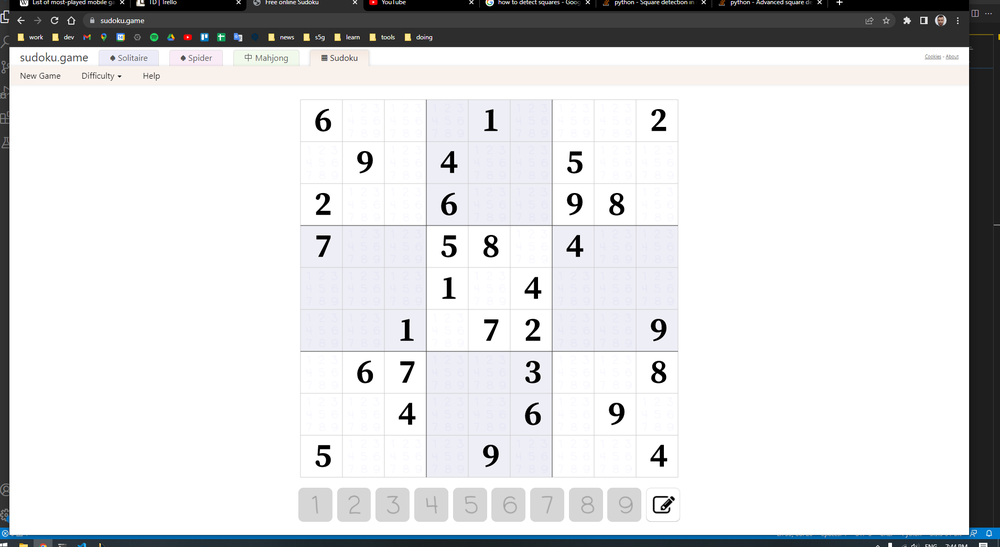
#> input picture datasets/sudoku/sudoku-screen.png, 1000 x 547 px, shrunk from 1907 x 1043 before the run
$ python detect-squares.py   (older library calls are emulated)
#> lines starting #> are read from the running program, lines starting #| are printed output that depends on the picture; after the words box and inside, x2 and y2 are one past the last pixel; in counts of white or black regions, pixels touching at a corner belong together
import cv2
import numpy as np
import logging


# https://opencv24-python-tutorials.readthedocs.io/en/latest/py_tutorials/py_imgproc/py_thresholding/py_thresholding.html
# https://opencv24-python-tutorials.readthedocs.io/en/latest/py_tutorials/py_imgproc/py_filtering/py_filtering.html
# https://maker.pro/raspberry-pi/tutorial/grid-detection-with-opencv-on-raspberry-pi
# https://opencv24-python-tutorials.readthedocs.io/en/latest/py_tutorials/py_imgproc/py_contours/py_contours_begin/py_contours_begin.html
# https://stackoverflow.com/questions/14997733/advanced-square-detection-with-connected-region


data = [
    'datasets/sudoku/sudoku-screen.png',
    'datasets/sudoku/sudoku-screen-2.png',
    'datasets/sudoku/sudoku-screen-3.png',
    'datasets/sudoku/sudoku-screen-4.jpg'
]

img =  cv2.imread(data[0])
#> img is the input picture: shape (547, 1000, 3); mean B, G, R 220.1, 218.7, 218.1
gray = cv2.cvtColor(img, cv2.COLOR_BGR2GRAY) # gray filter
blur = cv2.bilateralFilter(gray, 3, 75, 75) # use bilateral filter in order not to blur edges

# denoise
kernel = np.ones((3,3), np.uint8)
blur = cv2.morphologyEx(blur, cv2.MORPH_OPEN, kernel)

# Filter
th1 = cv2.adaptiveThreshold(blur, 255, cv2.ADAPTIVE_THRESH_MEAN_C, cv2.THRESH_BINARY,11,2)
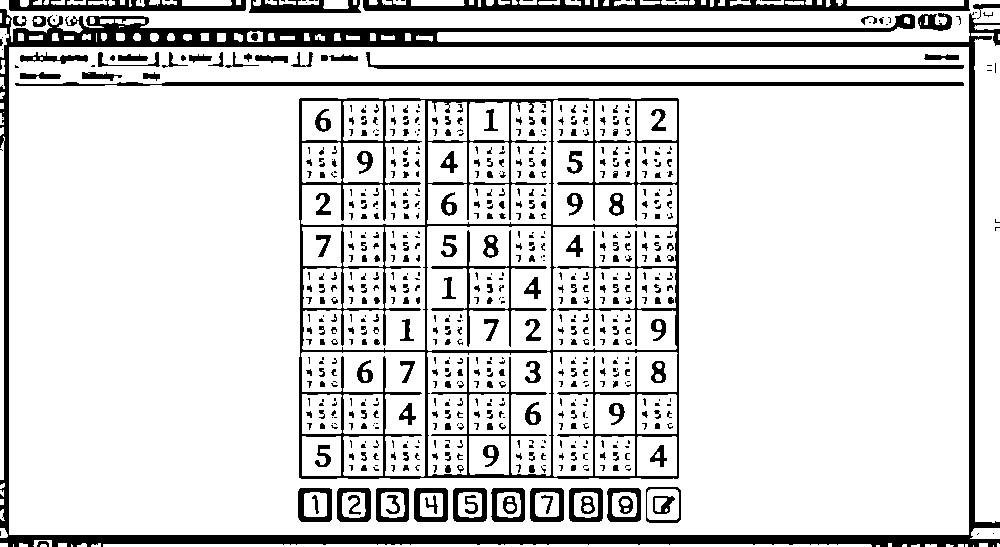
#> th1: shape (547, 1000); 85% white; 717 black regions (431 under 20 px), largest, box (x1, y1, x2, y2) and area: (0, 9, 1000, 547) 27246, (299, 98, 679, 479) 16621, (363, 0, 970, 11) 4181
th2 = cv2.adaptiveThreshold(blur, 255, cv2.ADAPTIVE_THRESH_GAUSSIAN_C, cv2.THRESH_BINARY,11,2)
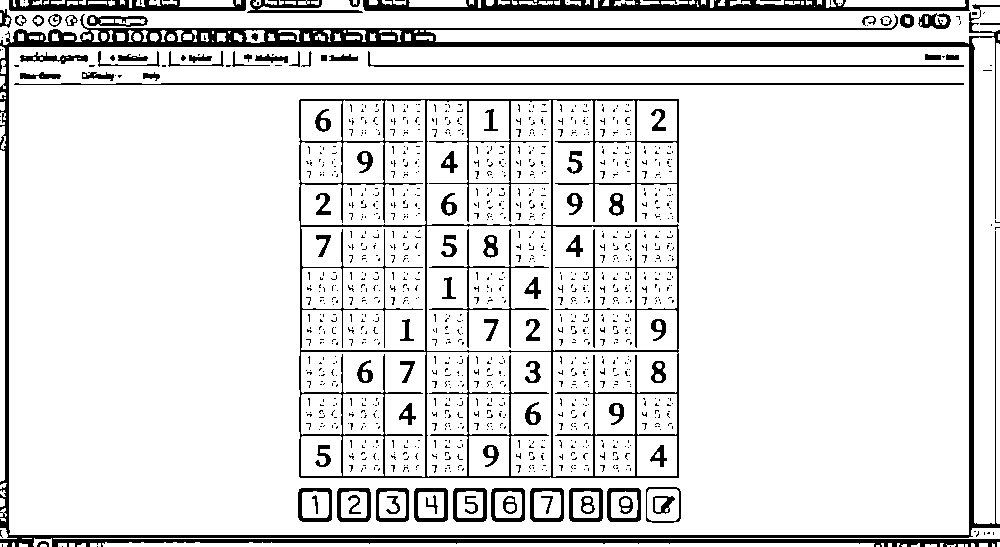
#> th2: shape (547, 1000); 88.5% white; 1226 black regions (1134 under 20 px), largest, box (x1, y1, x2, y2) and area: (0, 4, 1000, 547) 22001, (299, 99, 679, 478) 12214, (363, 0, 970, 11) 4076
laplacian = cv2.Laplacian(blur,cv2.CV_64F)
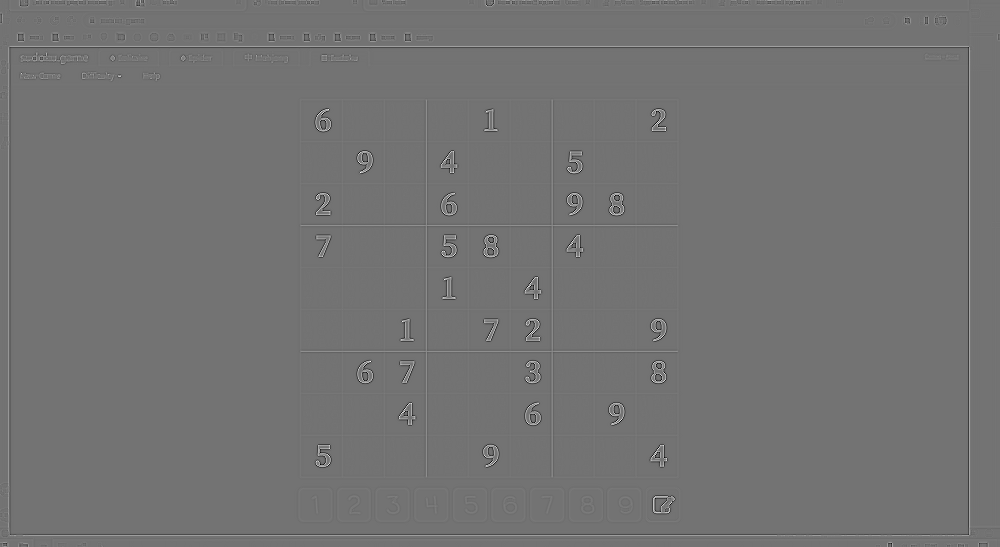
#> laplacian: shape (547, 1000) float64; min -434, max 527, mean 0; drawn with min black and max white
canny = cv2.Canny(blur, 60, 180)
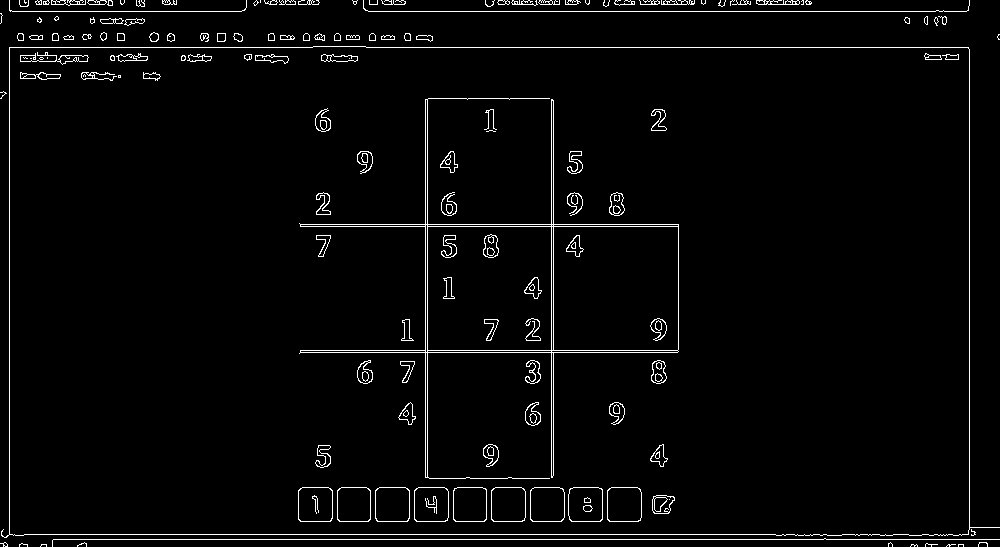
#> canny: shape (547, 1000); 2.9% white in thin lines or dots

def filter_contours(c):
    _,_,w,h = cv2.boundingRect(c)
    ratio = min(w,h) / max(w,h)
    return w > 35 and h > 35 and cv2.isContourConvex(c) and ratio > 0.9


def extract_from_contour(img, contour, output_file=None):
    mask = np.zeros((img.shape),np.uint8)
    cv2.drawContours(mask,[contour],0, color=(255, 255, 255), thickness=cv2.FILLED)
    out = np.zeros_like(img)
    out[mask == 255] = img[mask == 255]
    if output_file:
        cv2.imwrite(output_file, out)
    else:
        return out

def nested_contours(images, contour):
    contours = []
    for img in images:
        extract = extract_from_contour(img, contour)
        contours += list(filter(filter_contours, cv2.findContours(extract, cv2.RETR_TREE, cv2.CHAIN_APPROX_SIMPLE)[0]))

    return contours

def find_biggest_contour(images):
    contours = []
    for img in images:
        contours += list(filter(filter_contours, cv2.findContours(img, cv2.RETR_TREE, cv2.CHAIN_APPROX_SIMPLE)[0]))
#> this loop made 2 passes

    if len(contours):
        return sorted(contours, key=cv2.contourArea, reverse=True)[0]
    return None

biggest_contour = find_biggest_contour([th1, th2])
cv2.drawContours(img,[biggest_contour],0, color=(255, 0, 0), thickness=2)
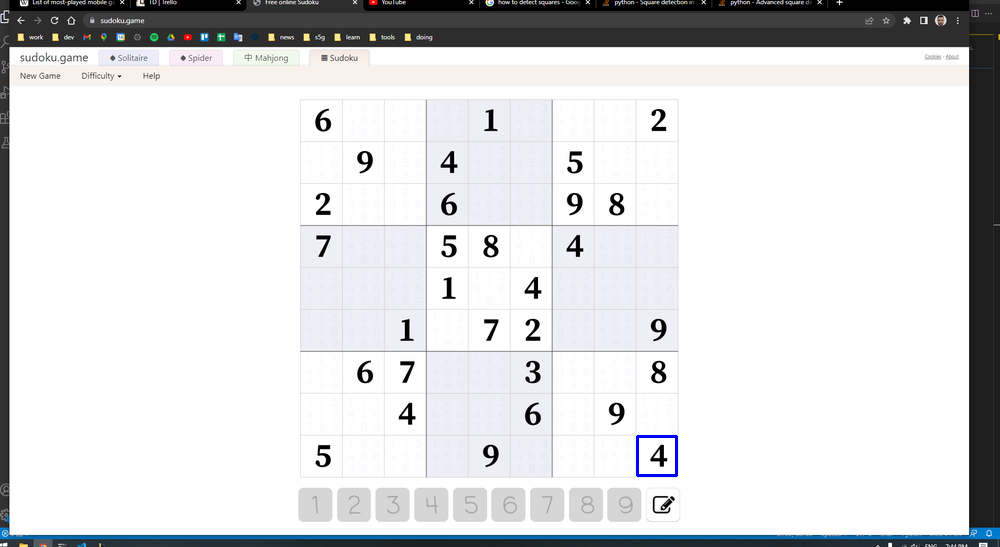
#> img: shape (547, 1000, 3); 0.08% of pixels changed, all inside (x1, y1, x2, y2) = (636, 435, 678, 477)

nested = nested_contours([th1, th2, canny], biggest_contour)
#> the loop in nested_contours, `for img in images:` made 3 passes
#> pass 1, in nested_contours, `extract = extract_from_contour(img, contour)`:
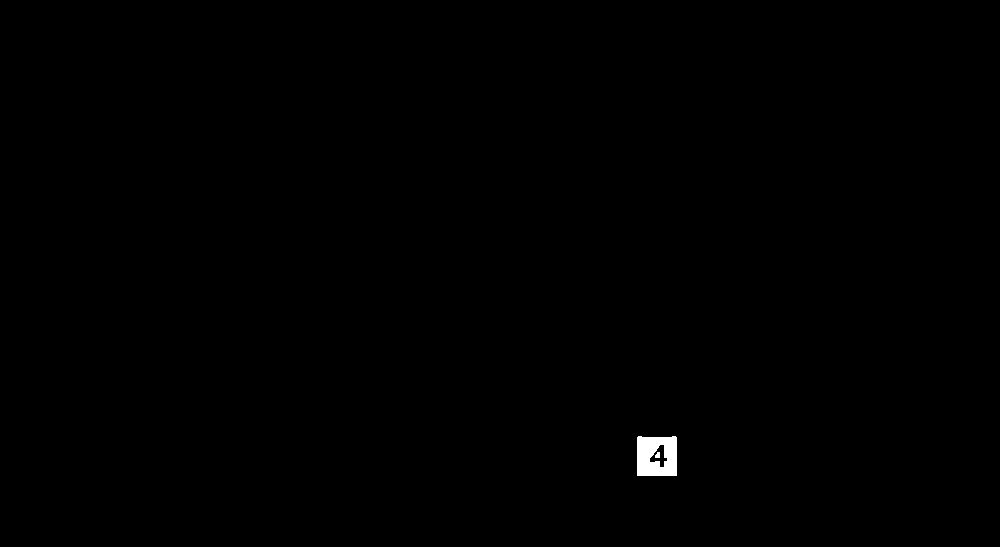
#> extract: shape (547, 1000); 0.26% white; 2 white regions, box (x1, y1, x2, y2) and area: (637, 436, 677, 476) 1381, (655, 452, 660, 458) 25
cv2.drawContours(img,nested,-1, color=(0, 255, 0), thickness=1)
#> img: shape (547, 1000, 3); 0.03% of pixels changed, all inside (x1, y1, x2, y2) = (637, 436, 677, 476)


cv2.imwrite('data/tmp/00_base.png', img)
cv2.imwrite('data/tmp/01_gray.png', gray)
cv2.imwrite('data/tmp/02_blur.png', blur)
cv2.imwrite('data/tmp/03_th1.png', th1)
cv2.imwrite('data/tmp/03_th2.png', th2)
cv2.imwrite('data/tmp/04_laplacian.png', laplacian)
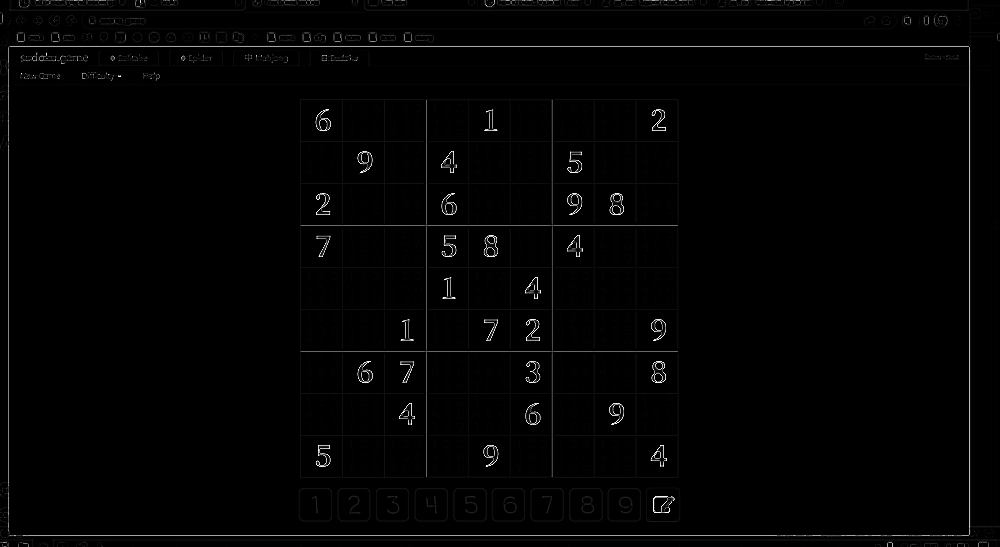
#> saved as 04_laplacian.png: shape (547, 1000); min 0, max 255, mean 3
cv2.imwrite('data/tmp/05_canny.png', canny)
if biggest_contour is not None:
    extract_from_contour(img, biggest_contour, 'data/tmp/99_extract.png')
#> in extract_from_contour (call 4), `cv2.drawContours(mask,[contour],0, color=(255, 255, 255), thickness=cv..`: mask: shape (547, 1000, 3); 0.29% white; 1 white region, box (x1, y1, x2, y2) and area: (637, 436, 677, 476) 1600
else:
    logging.error("No squared contour found")
